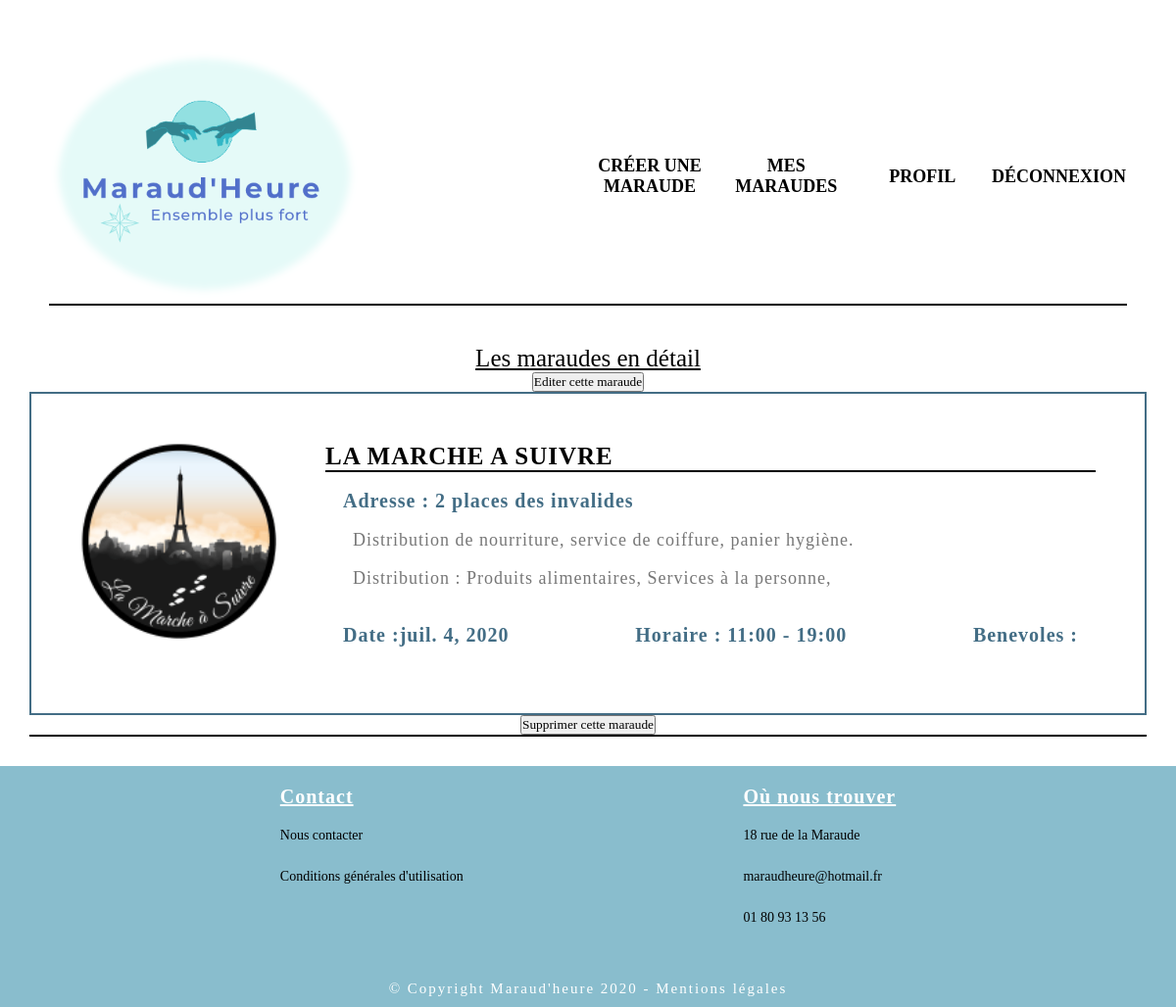
The app's page /maraudes/mes_inscrits/7/ (signed in) with its own data.
### maraude/models.py (models this page shows, shortened)
class Maraude(models.Model):
    date = models.DateField(
        verbose_name = 'Date de maraude',
        )
    description = models.CharField(
        max_length= 2000,
        blank=True,
        null=True
    )
    heure_debut = models.CharField(
        max_length= 7,
        blank=True,
        null=True
    )
    heure_fin = models.CharField(
        max_length= 7,
        blank=True,
        null=True
    )
    adresse = models.CharField(
        max_length= 2000,
        blank=True,
        null=True
    )
    association =  models.ForeignKey(Association,default = "",on_delete=models.CASCADE, related_name='my_maraude')
    arrondissement =  models.ForeignKey(Arrondissement,default = "",on_delete=models.CASCADE,blank=True,
                                  null=True)
    produit = models.ManyToManyField(Product,blank=True, related_name='maraude_product')
    benevole = models.ManyToManyField(Benevole,blank=True, related_name='maraude_benevole')

class Product(models.Model):
    SERVICES = (
        ('Vetements', 'vetement'),
        ('Produits alimentaires', 'nourriture'),
        ('Services à la personne', 'service'),
        ('Boissons', 'boisson'),
        ('Dialogues', 'discussion'),
        ('Soins', 'soin'),
        ('Activités', 'activité'),
        ('Sensibilisation', 'sensibilisation'),
    )
    distribution = models.CharField(max_length=1500, choices=SERVICES, unique=True )
    def __str__(self):
        return str(self.distribution )

### users/models.py (models this page shows)
class Association(User):
    role = models.ForeignKey(Role, null=True, on_delete=models.CASCADE)
    image = models.ImageField(
        upload_to=upload_location,
        null=True,
        blank=True,
    )
    num_rna = models.CharField(
        max_length= 50,
        null= True
    )
    nom_association = models.CharField(
        max_length= 200,
        null= True
    )
    siege_social = models.CharField(
        max_length= 1500,
        null= True
    )
    activite = models.CharField(
        max_length= 1500,
        blank=True,
        null=True
    )
    description = models.CharField(
        max_length= 5000,
        blank=True,
        null=True
    )
    date_creation = models.DateField(
        blank=True,
        null=True
    )
    phone_number = models.CharField(
        max_length= 10,
        blank=True,
        null=True
    )
    def __str__(self):
        return self.nom_association
    class Meta:
        verbose_name = 'Association'

### maraude/views/display_maraude.py (the view)
def my_inscriptions(request, pk=None):
    try:
        connected_user = request.user
        association = Association.objects.get(id=connected_user.id)
        if association and connected_user:
            select_maraude = Maraude.objects.get(id=pk)
            context = {
                "maraude": select_maraude,
            }
            return render(request, 'mes_inscrits.html', context)
    except:
        return redirect('connexion')

### users/email_login.py (called while the page is built)
    def get_user(self, user_id):
        try:
            return User.objects.get(pk=user_id)
        except User.DoesNotExist:
            return None

### users/models.py (called while the page is built)
    def __str__(self):
        return self.role_name

### maraude/templates/mes_inscrits.html (shortened to what this page needs)
{% extends 'theme.html' %}
{% load static %}
{% block css %}
<link rel="stylesheet" href="{% static 'css/core.css' %}" />
    <link rel="stylesheet" href="{% static 'css/maraudeDetail.css' %}">
    <link rel="stylesheet" href="{% static 'css/button.css' %}" />
{% endblock %}
{% block content %}
<section class="maraude-detail-wrapper">
    <div class="maraude-detail">
        <p class="title-maraude-detail">
        Les maraudes en détail
        </p>
    </div>
    <div class="detail-wrapper">
        <form action="{% url 'edit_maraude'  maraude.id %}">
            <input type="submit" value="Editer cette maraude" class="btn-maraude-edit-detail"/><br/>
        </form>
    <div class="detail-img">
        <div class="detail">
        {% if maraude.association.image %}
            <img class="detail-image"  src="{{ maraude.association.image.url }}"
                alt="photo de profil" >
            {% else %}
            <img class="detail-image"  src="{% static "images/avatar.png"%}" alt="photo de profil par défaut">
        {% endif %}
            <div class="detail-text">
                <div class="name_maraude">
                    <h1 class="detail-fullname"> {{ maraude.association }}</h1>
                </div>
                <h1 class ="detail-paragraph-date"><span class="underline">Adresse</span> : {{ maraude.adresse }}</h1>
                <p class="detail-paragraph">
                    {{ maraude.description }}
                </p>
                <p class="detail-paragraph">
                Distribution :
                {% for produit in  maraude.produit.all %}
                    {{ produit }},
                    {% endfor %}
                </p>
                <div class="date-button">
                    <h1 class ="detail-paragraph-date"><span class="underline">Date</span> :{{ maraude.date }}</h1>
                    <h1 class ="detail-paragraph-date"><span class="underline">Horaire</span> : {{ maraude.heure_debut }} - {{ maraude.heure_fin }} </h1>
                    <h1 class ="detail-paragraph-date"><span class="underline">Benevoles</span> :
                </div>
            </div>
        </div>
    </div>
    <form action="{% url 'delete_maraude'  maraude.id %}">
        <input type="submit" value="Supprimer cette maraude" class="btn-maraude-remove-detail"/>
    </form>
    </div>
</section>
{% endblock content %}

### static/css/core.css (style rules this page uses)
* { margin: 0; padding: 0; font-family: 'Vollkron, serif'; list-style-type: none; text-decoration: none; box-sizing: border-box; outline: none; }
html { font-size: 62.5%; }
:root { --primary-color: #89BDCD; --secondary-color: #436D85; --white-color: #fff; --black-color: #000; --light-grey-color: #777; }

### static/css/maraudeDetail.css (style rules this page uses)
.maraude-detail-wrapper { position: relative; }
.title-maraude-detail { margin-top: 2rem; text-align: center; font-size: 2.5rem; text-decoration: underline; }
.detail-wrapper { display: flex; flex-direction: column; align-items: center; border-bottom: 2px solid #000; }
.detail-img { padding: 5rem; width: 100%; border: 2px solid var(--secondary-color); }
.detail { display: flex; }
.detail-image { width: 20rem; height: 20rem; object-fit: cover; margin-right: 5rem; }
.detail-text { letter-spacing: 0.1rem; width: 90%; }
.detail-fullname { font-size: 2.5rem; text-transform: uppercase; columns: var(--grey-color); margin-bottom: 1rem; border-bottom: 2px solid var(--black-color); }
.detail-paragraph { margin: 1.8rem; font-size: 1.8rem; color: var(--light-grey-color); text-align: justify; text-justify: inter-word; }
.detail-paragraph-date { margin: 1.8rem; font-size: 2rem; color: var(--secondary-color); }
.detail-paragraph::first-letter { margin-left: 1rem; }
.date-button { display: flex; justify-content: space-between; }

### records on screen
Maraude: association.image (picture), association "LA MARCHE A SUIVRE", adresse "2 places des invalides", description "Distribution de nourriture, service de coiffure, panier hygiène.", date "juil. 4, 2020", heure_debut "11:00", heure_fin "19:00"
Product: distribution "Produits alimentaires"
Product: distribution "Services à la personne"
